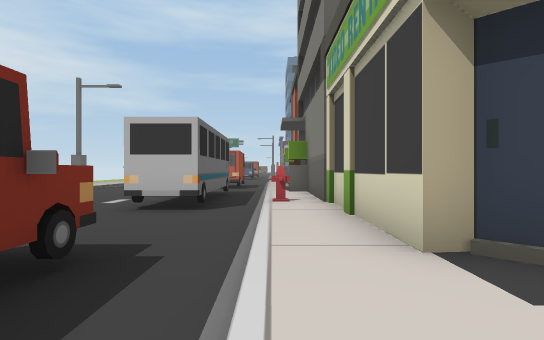
[1] (above)

24 first-person views from a walk through a scene from a Unity 3-D project. The camera is 1.5 m above the floor, looks level and sees 80° across. The floor is counted in squares, 2 m on a side. Each view is taken from the middle of a square. On the plan, view 1 faces up. The plan holds only what a view shows up to about 11 squares ahead; the rest is blank. The place goes on beyond the plan.

[2]
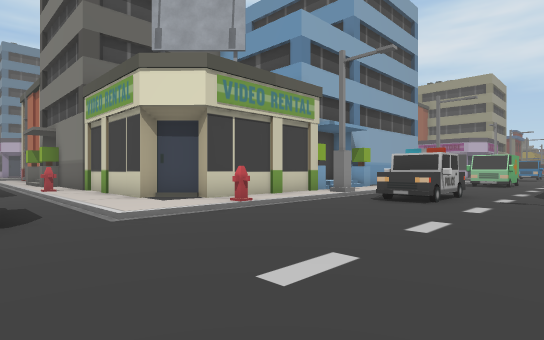

[3]
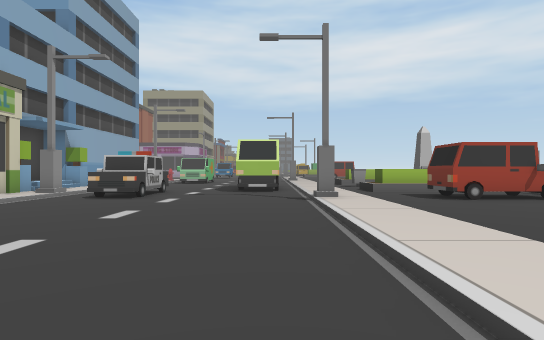

[4]
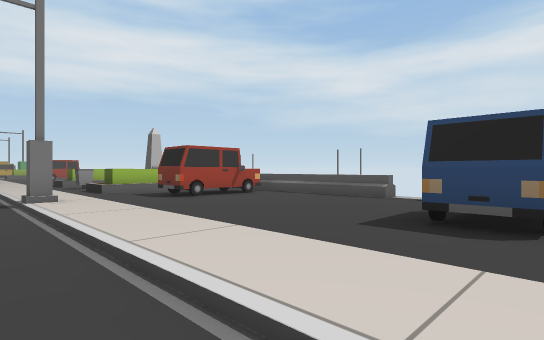

[5]
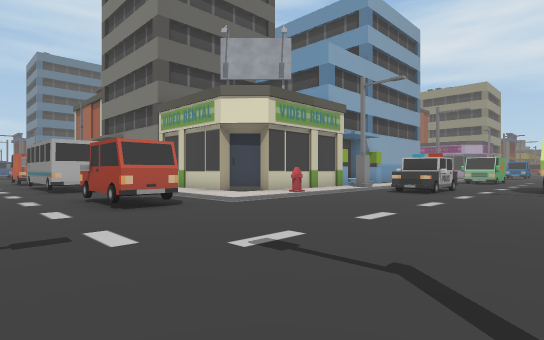

[6]
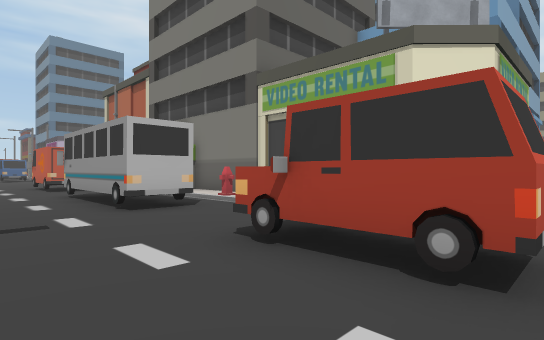

[7]
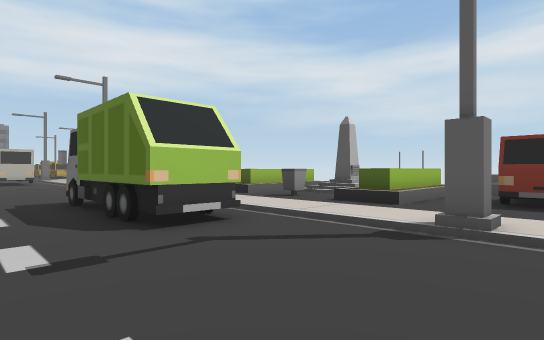

[8]
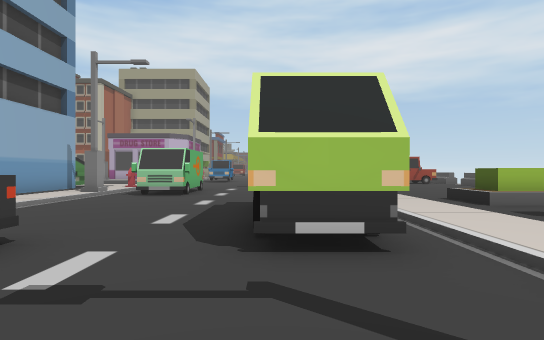

[9]
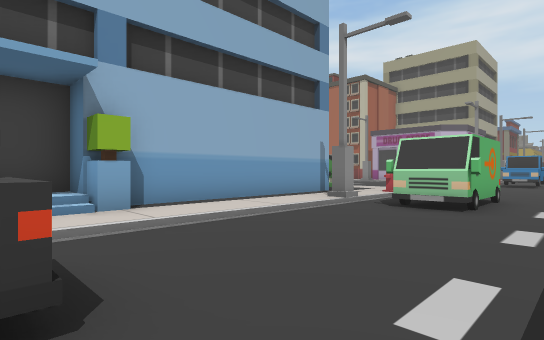

[10]
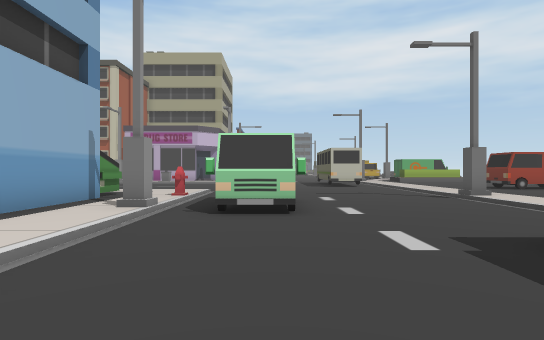

[11]
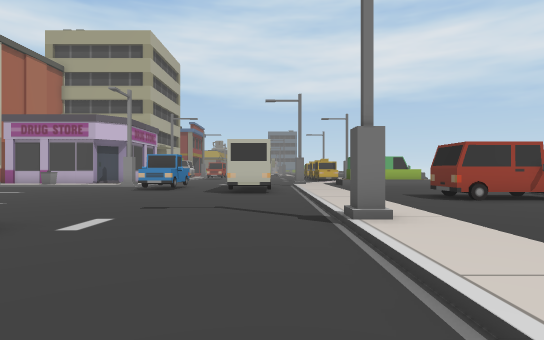

[12]
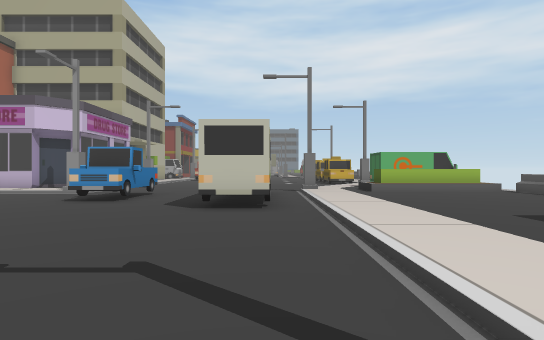

[13]
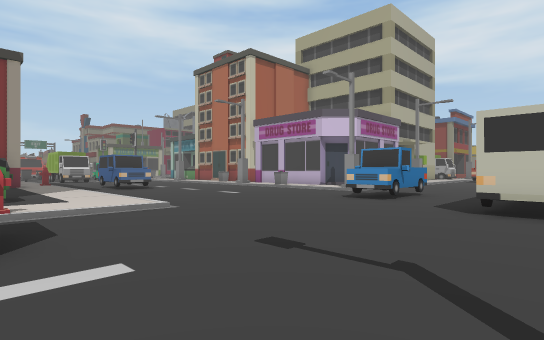

[14]
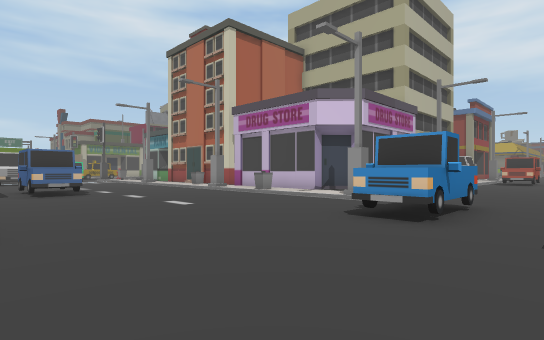

[15]
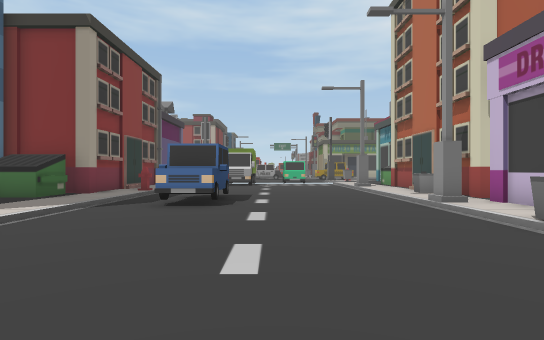

[16]
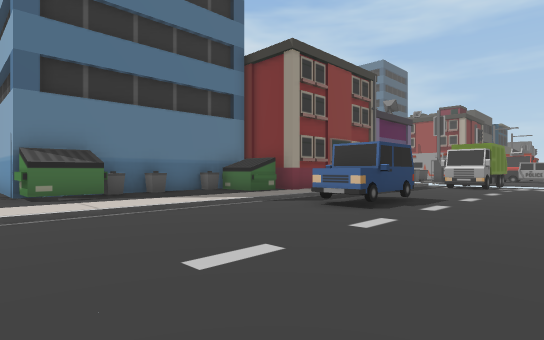

[17]
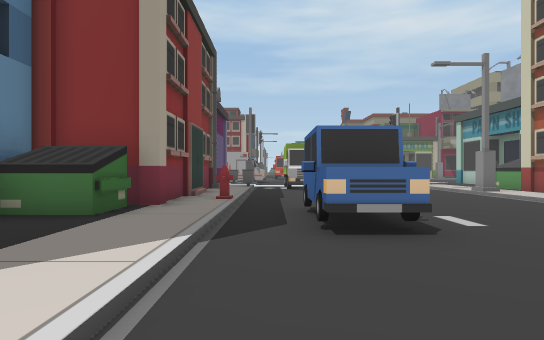

[18]
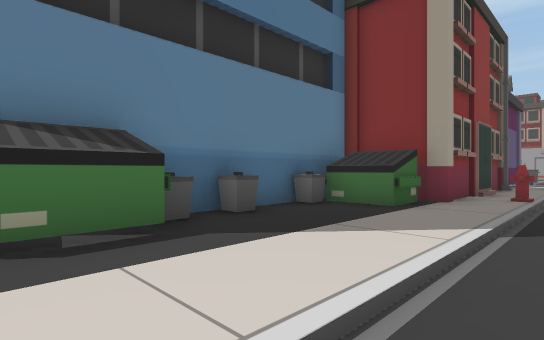

[19]
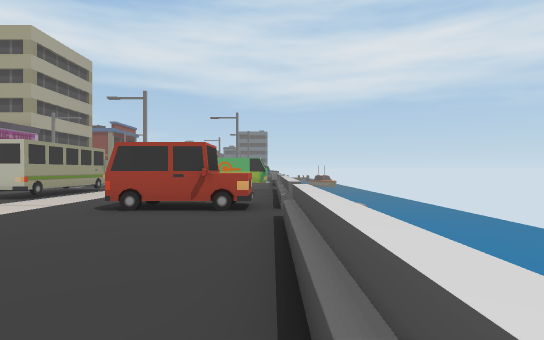

[20]
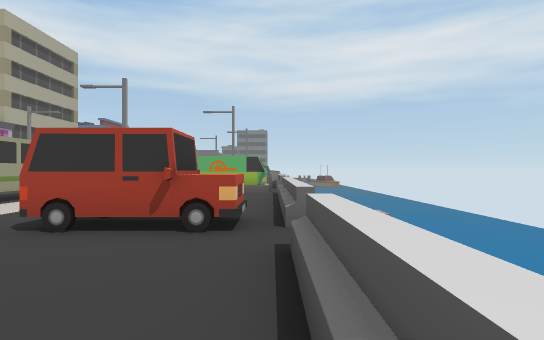

[21]
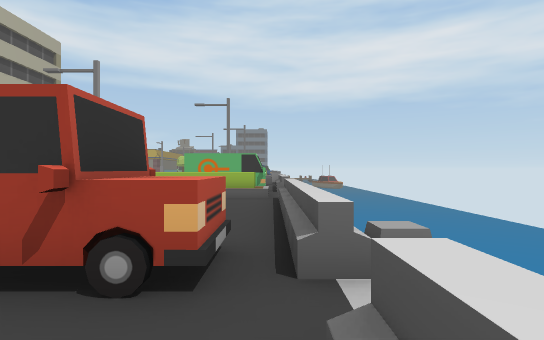

[22]
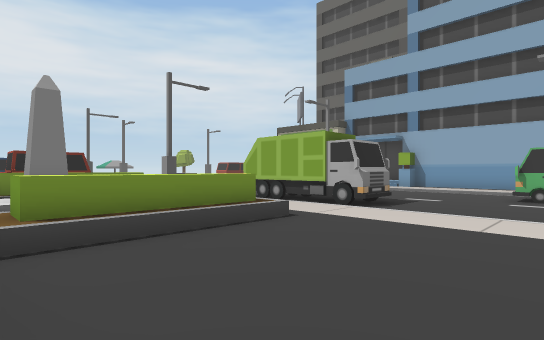

[23]
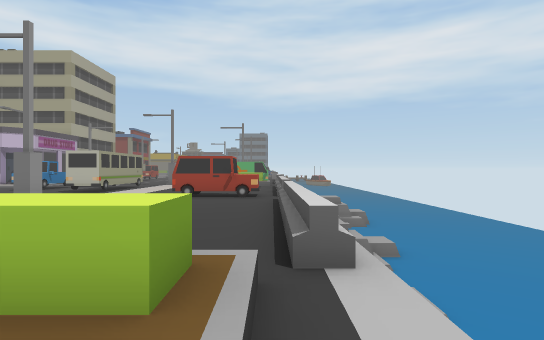

[24]
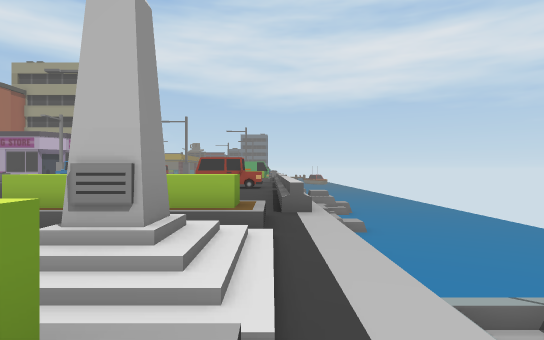

### Floor plan
Key: @ floor where view 1 was taken; # wall or solid block; x gap in a wall; . main floor; : floor 0.25 m higher than the main floor; - floor 2.75 m lower than the main floor; / step, stairs or slope; = window, fence, low wall or low ledge; ^ raised ledge; v drop or lower ground; B bus; H hydrant; C car; T truck; I bin; A van; U dumpster; R rock; E boat; O other object.
Columns run from 5 left of view 1 to 28 right of it. Each row starts with its distance up from view 1.
 14  ..A                    #/.....
 13  ..A                    #/.......:
 12  ...                    O/.......:
 11 ...../                  #H.......:
 10 ...B./#                 #/.......:
  9 ... ./#                ##/.CC....I
  8  .. ./#               UU:/.CC....:
  7  .. .H#               I::/.CC....:
  6  ..#./#               :::/.......:
  5 ...../#               I::/.......:
  4 ...../#               I::/.......I
  3 ...C./##      ###     UU:/.......:
  2 ..CC./:######  O######U::/.......:
  1  .CC./::::::://:::::/::::/.......:
  0 ...C.@//H//////////////H//........
 -1 ...........OO ......## .......O  .
 -2 ...........OOO......A##.......OOO.
 -3 ..................................
 -4 .................................
 -5  ............#####..........#B
 -6 . ...........####T..........####
 -7   ////////#////////////#//////////
 -8   :::::::::://:://::::::::::::::/:
 -9   :::::::::://:I//:::::::::::::://
-10   :C:::::CC:O ::/O:::::::CC:::::OO
-11   CC:::::CC:O  / O:::::::C :::::O
-12     :::::CC:O OO O:::::::CC:::::OO
-13      :^::::^//////^::::::CC::::^:
-14      v^^  ^  ^^ /v^^=^^^^^^^#   x
-15                E        ^^   RR
-16                E  ------^^   RR
-17                   ---------
-18                   ---------
-19                    ---------------
-20                     --------------
-21                      ------ ------
-22                          --

Positions as (right, up) in squares from view 1, and headings:
1: (0, 0), facing up
2: (-2, -5), facing up-right
3: (-3, -6), facing right
4: (-3, -6), facing down-right
5: (-5, -6), facing up-right
6: (-5, 0), facing up-right
7: (4, -3), facing down-right
8: (5, -5), facing right
9: (8, -4), facing up-right
10: (9, -2), facing right
11: (13, -6), facing right
12: (17, -6), facing right
13: (17, -6), facing up-right
14: (20, -4), facing up-right
15: (24, 0), facing up
16: (26, 1), facing up-left
17: (21, 3), facing up
18: (21, 2), facing up-left
19: (14, -13), facing right
20: (16, -13), facing right
21: (18, -13), facing right
22: (16, -13), facing up-left
23: (10, -13), facing right
24: (7, -13), facing right
